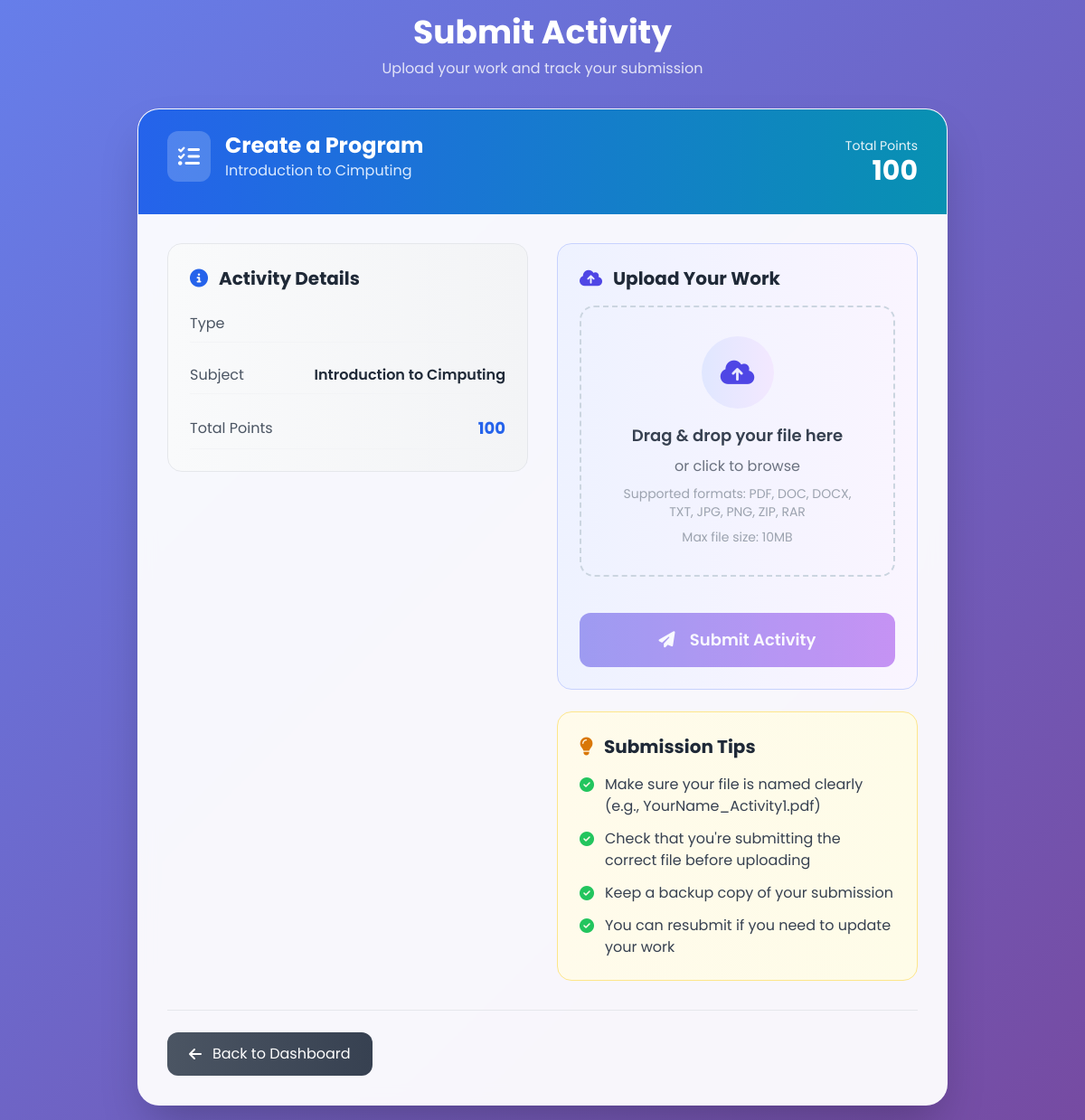
/Public/submit_activity.php?id=4 (signed in), run on the app's committed database.
### tables this page shows
CREATE TABLE `activities` (
  `id` int(11) NOT NULL,
  `subject_id` int(11) NOT NULL,
  `title` varchar(255) DEFAULT NULL,
  `description` text DEFAULT NULL,
  `due_date` date DEFAULT NULL,
  `created_by` int(11) DEFAULT NULL,
  `name` varchar(100) NOT NULL,
  `type` enum('assignment','project') NOT NULL,
  `created_at` timestamp NOT NULL DEFAULT current_timestamp(),
  `total_points` int(11) DEFAULT 100,
  `is_active` tinyint(4) DEFAULT 1,
  `updated_at` timestamp NOT NULL DEFAULT current_timestamp()
);

CREATE TABLE `subjects` (
  `id` int(11) NOT NULL,
  `name` varchar(100) NOT NULL,
  `code` varchar(100) NOT NULL,
  `description` varchar(200) NOT NULL,
  `teacher_id` int(11) NOT NULL,
  `created_at` timestamp NOT NULL DEFAULT current_timestamp(),
  `updated_at` datetime NOT NULL DEFAULT current_timestamp(),
  `is_active` tinyint(4) DEFAULT 1
);

### Public/submit_activity.php (the view, shortened to what this page needs)
<?php
require_once __DIR__ . '/../includes/auth.php';
$student_id = $_SESSION['user']['id'];
$activity_id = $_GET['id'] ?? null;
$stmt = $pdo->prepare("SELECT a.*, s.name as subject_name FROM activities a JOIN subjects s ON a.subject_id = s.id WHERE a.id = ?");
$stmt->execute([$activity_id]);
$activity = $stmt->fetch();
$subject_id = $activity['subject_id'];
$stmt = $pdo->prepare("SELECT * FROM submissions WHERE student_id = ? AND activity_id = ? ORDER BY created_at DESC LIMIT 1");
$stmt->execute([$student_id, $activity_id]);
$existing_submission = $stmt->fetch();
?>
<!DOCTYPE html>
<html lang="en">
<head>
    <script src="https://cdn.tailwindcss.com"></script>
    <link rel="stylesheet" href="https://cdnjs.cloudflare.com/ajax/libs/font-awesome/6.4.0/css/all.min.css">
</head>
<body class="min-h-screen flex items-center justify-center p-4">
    <div class="w-full max-w-4xl">
        <div class="mb-8 text-center">
            <h1 class="text-4xl font-bold text-white mb-2">Submit Activity</h1>
            <p class="text-white/80">Upload your work and track your submission</p>
        </div>
        <div class="glass-card rounded-3xl shadow-2xl overflow-hidden slide-in">
            <div class="bg-gradient-to-r from-blue-600 to-cyan-600 px-8 py-6 text-white">
                <div class="flex justify-between items-center">
                    <div>
                        <div class="flex items-center mb-3">
                            <div class="bg-white/20 p-3 rounded-xl mr-4">
                                <i class="fas fa-tasks text-2xl"></i>
                            </div>
                            <div>
                                <h2 class="text-2xl font-bold"><?= htmlspecialchars($activity['name']) ?></h2>
                                <p class="text-blue-100"><?= htmlspecialchars($activity['subject_name']) ?></p>
                            </div>
                        </div>
                    </div>
                    <div class="text-right">
                        <div class="text-sm opacity-90">Total Points</div>
                        <div class="text-3xl font-bold"><?= $activity['total_points'] ?? 'N/A' ?></div>
                    </div>
                </div>
            </div>
            <div class="p-8">
                <div class="grid grid-cols-1 lg:grid-cols-2 gap-8">
                    <div class="space-y-6">
                        <div class="bg-gradient-to-r from-gray-50 to-gray-100 p-6 rounded-2xl border border-gray-200">
                            <h3 class="text-xl font-bold text-gray-800 mb-4 flex items-center">
                                <i class="fas fa-info-circle text-blue-600 mr-3"></i>
                                Activity Details
                            </h3>
                            <div class="space-y-4">
                                <div class="flex justify-between items-center py-2 border-b border-gray-100">
                                    <span class="text-gray-600">Type</span>
                                </div>
                                <div class="flex justify-between items-center py-2 border-b border-gray-100">
                                    <span class="text-gray-600">Subject</span>
                                    <span class="font-semibold text-gray-800"><?= htmlspecialchars($activity['subject_name']) ?></span>
                                </div>
                                <div class="flex justify-between items-center py-2 border-b border-gray-100">
                                    <span class="text-gray-600">Total Points</span>
                                    <span class="font-bold text-lg text-blue-600"><?= $activity['total_points'] ?? 'N/A' ?></span>
                                </div>
                            </div>
                        </div>
                    </div>
                    <div class="space-y-6">
                        <div class="bg-gradient-to-r from-indigo-50 to-purple-50 p-6 rounded-2xl border border-indigo-200">
                            <h3 class="text-xl font-bold text-gray-800 mb-4 flex items-center">
                                <i class="fas fa-cloud-upload-alt text-indigo-600 mr-3"></i>
                                Upload Your Work
                            </h3>
                            <form method="POST" enctype="multipart/form-data" id="uploadForm" class="space-y-6">
                                <div id="fileUploadArea" class="file-upload-area p-8 text-center cursor-pointer transition-all duration-300">
                                    <div id="uploadIcon" class="mx-auto mb-4">
                                        <div class="w-20 h-20 bg-gradient-to-r from-indigo-100 to-purple-100 rounded-full flex items-center justify-center mx-auto pulse-animation">
                                            <i class="fas fa-cloud-upload-alt text-indigo-600 text-3xl"></i>
                                        </div>
                                    </div>
                                    <div id="uploadText" class="space-y-2">
                                        <p class="text-lg font-semibold text-gray-700">Drag & drop your file here</p>
                                        <p class="text-gray-500">or click to browse</p>
                                        <p class="text-sm text-gray-400 mt-4">Supported formats: PDF, DOC, DOCX, TXT, JPG, PNG, ZIP, RAR</p>
                                        <p class="text-sm text-gray-400">Max file size: 10MB</p>
                                    </div>
                                </div>
                                <div class="pt-4">
                                    <button type="submit" id="submitBtn" class="btn-glow w-full bg-gradient-to-r from-indigo-600 to-purple-600 text-white px-6 py-4 rounded-xl font-semibold text-lg hover:from-indigo-700 hover:to-purple-700 transition disabled:opacity-50 disabled:cursor-not-allowed">
                                        <i class="fas fa-paper-plane mr-3"></i>
                                        <?= $existing_submission ? 'Resubmit Activity' : 'Submit Activity' ?>
                                    </button>
                                </div>
                            </form>
                        </div>
                        <div class="bg-gradient-to-r from-amber-50 to-yellow-50 p-6 rounded-2xl border border-amber-200">
                            <h3 class="text-xl font-bold text-gray-800 mb-4 flex items-center">
                                <i class="fas fa-lightbulb text-amber-600 mr-3"></i>
                                Submission Tips
                            </h3>
                            <ul class="space-y-3">
                                <li class="flex items-start">
                                    <i class="fas fa-check-circle text-green-500 mt-1 mr-3"></i>
                                    <span class="text-gray-700">Make sure your file is named clearly (e.g., YourName_Activity1.pdf)</span>
                                </li>
                                <li class="flex items-start">
                                    <i class="fas fa-check-circle text-green-500 mt-1 mr-3"></i>
                                    <span class="text-gray-700">Check that you're submitting the correct file before uploading</span>
                                </li>
                                <li class="flex items-start">
                                    <i class="fas fa-check-circle text-green-500 mt-1 mr-3"></i>
                                    <span class="text-gray-700">Keep a backup copy of your submission</span>
                                </li>
                                <li class="flex items-start">
                                    <i class="fas fa-check-circle text-green-500 mt-1 mr-3"></i>
                                    <span class="text-gray-700">You can resubmit if you need to update your work</span>
                                </li>
                            </ul>
                        </div>
                    </div>
                </div>
                <div class="mt-8 pt-6 border-t border-gray-200">
                    <a href="student_dashboard.php?subject_id=<?= $subject_id ?>" class="inline-flex items-center px-6 py-3 bg-gradient-to-r from-gray-600 to-gray-700 text-white rounded-xl hover:from-gray-700 hover:to-gray-800 transition">
                        <i class="fas fa-arrow-left mr-3"></i>
                        Back to Dashboard
                    </a>
                </div>
            </div>
        </div>
    </div>
</body>
</html>

### Public/submit_activity.php (style rules this page uses)
* { font-family: 'Poppins', sans-serif; }
body { background: linear-gradient(135deg, #667eea 0%, #764ba2 100%); min-height: 100vh; }
.glass-card { background: rgba(255, 255, 255, 0.95); backdrop-filter: blur(10px); border: 1px solid rgba(255, 255, 255, 0.2); }
.btn-glow { position: relative; overflow: hidden; transition: all 0.4s ease; }
.file-upload-area { border: 2px dashed #cbd5e0; border-radius: 1rem; transition: all 0.3s ease; }
.slide-in { animation: slideIn 0.8s cubic-bezier(0.68, -0.55, 0.265, 1.55) forwards; }
.pulse-animation { animation: pulse 2s infinite; }

### data on the page
activities: name "Create a Program", subject.name "Introduction to Cimputing", total_points "100"
